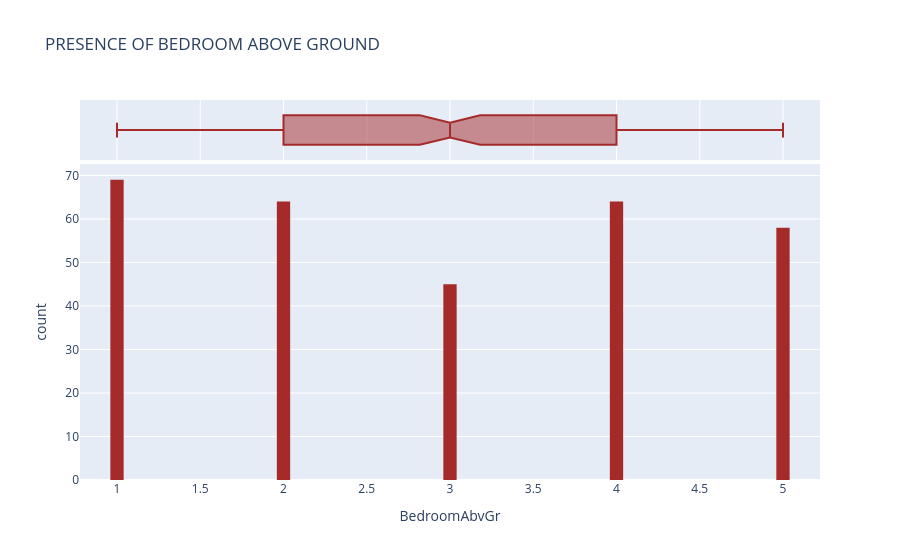

Notebook source saved alongside this figure:
### Code cell
fig = px.histogram(
    house,
    x='BedroomAbvGr',
    marginal='box',
    color_discrete_sequence=['brown'],
    nbins=45,
    title='PRESENCE OF BEDROOM ABOVE GROUND'
)
fig.update_layout(bargap=0.2)
fig.show()

# USING PYPLOT
plt.figure(figsize=(10, 6))
plt.hist(
    house['BedroomAbvGr'],
    bins=35,
    color='brown',
    edgecolor='black',
    rwidth=0.8
)

plt.title('PRESENCE OF BEDROOM ABOVE GROUND')
plt.xlabel('BedroomAbvGr')
plt.ylabel('Frequency')

plt.show()

### Figure 1 — Plotly figure (JSON) as saved in the notebook; plotly's stock layout.template omitted (floating-point values rounded to 4 significant figures; data arrays with more than 128 entries replaced by an {"elided": "..."} marker saying what was removed)
{"data": [{"bingroup": "x", "hovertemplate": "BedroomAbvGr=%{x}<br>count=%{y}<extra></extra>", "legendgroup": "", "marker": {"color": "brown", "pattern": {"shape": ""}}, "name": "", "nbinsx": 45, "orientation": "v", "showlegend": false, "type": "histogram", "x": {"elided": "300 int values"}, "xaxis": "x", "yaxis": "y"}, {"hovertemplate": "BedroomAbvGr=%{x}<extra></extra>", "legendgroup": "", "marker": {"color": "brown"}, "name": "", "notched": true, "showlegend": false, "type": "box", "x": {"elided": "300 int values"}, "xaxis": "x2", "yaxis": "y2"}], "layout": {"bargap": 0.2, "barmode": "relative", "legend": {"tracegroupgap": 0}, "title": {"text": "PRESENCE OF BEDROOM ABOVE GROUND"}, "xaxis": {"anchor": "y", "domain": [0, 1], "title": {"text": "BedroomAbvGr"}}, "xaxis2": {"anchor": "y2", "domain": [0, 1], "matches": "x", "showgrid": true, "showticklabels": false}, "yaxis": {"anchor": "x", "domain": [0, 0.8316], "title": {"text": "count"}}, "yaxis2": {"anchor": "x2", "domain": [0.8416, 1], "matches": "y2", "showgrid": false, "showline": false, "showticklabels": false, "ticks": ""}}}
